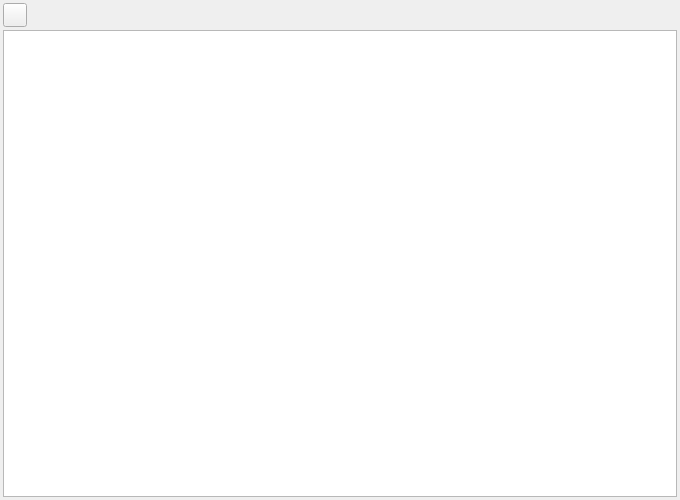
<?xml version="1.0" encoding="UTF-8"?>
<ui version="4.0">
 <class>DB_PermissionReportWidget</class>
 <widget class="QWidget" name="DB_PermissionReportWidget">
  <property name="geometry">
   <rect>
    <x>0</x>
    <y>0</y>
    <width>680</width>
    <height>500</height>
   </rect>
  </property>
  <property name="windowTitle">
   <string>Dialog</string>
  </property>
  <layout class="QGridLayout" name="gridLayout_2">
   <property name="leftMargin">
    <number>3</number>
   </property>
   <property name="topMargin">
    <number>3</number>
   </property>
   <property name="rightMargin">
    <number>3</number>
   </property>
   <property name="bottomMargin">
    <number>3</number>
   </property>
   <property name="spacing">
    <number>3</number>
   </property>
   <item row="0" column="0">
    <layout class="QHBoxLayout" name="horizontalLayout_2">
     <item>
      <widget class="QToolButton" name="pbRefresh">
       <property name="minimumSize">
        <size>
         <width>24</width>
         <height>24</height>
        </size>
       </property>
       <property name="maximumSize">
        <size>
         <width>24</width>
         <height>24</height>
        </size>
       </property>
       <property name="toolTip">
        <string>Refresh report</string>
       </property>
       <property name="text">
        <string/>
       </property>
       <property name="icon">
        <iconset resource="db.qrc">
         <normaloff>:/images/icons/arrow_refresh.png</normaloff>:/images/icons/arrow_refresh.png</iconset>
       </property>
      </widget>
     </item>
     <item>
      <spacer name="horizontalSpacer_2">
       <property name="orientation">
        <enum>Qt::Horizontal</enum>
       </property>
       <property name="sizeHint" stdset="0">
        <size>
         <width>40</width>
         <height>20</height>
        </size>
       </property>
      </spacer>
     </item>
    </layout>
   </item>
   <item row="1" column="0">
    <widget class="RB_TextEdit" name="tePermissionList"/>
   </item>
  </layout>
 </widget>
 <customwidgets>
  <customwidget>
   <class>RB_TextEdit</class>
   <extends>QTextEdit</extends>
   <header location="global">rb_textedit.h</header>
  </customwidget>
 </customwidgets>
 <resources>
  <include location="db.qrc"/>
 </resources>
 <connections/>
</ui>
